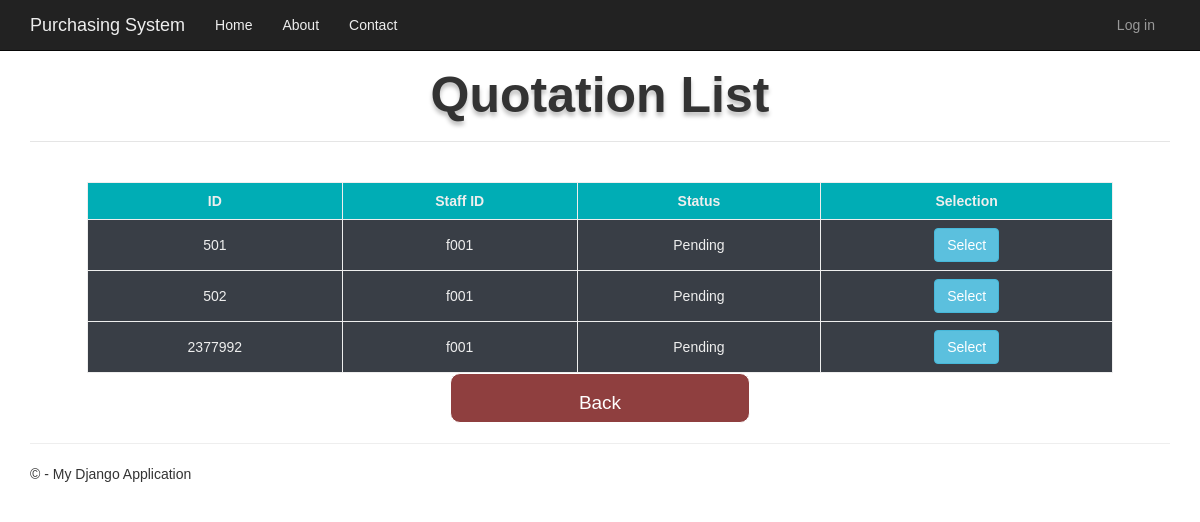
Before: /quotationList with the older database file.
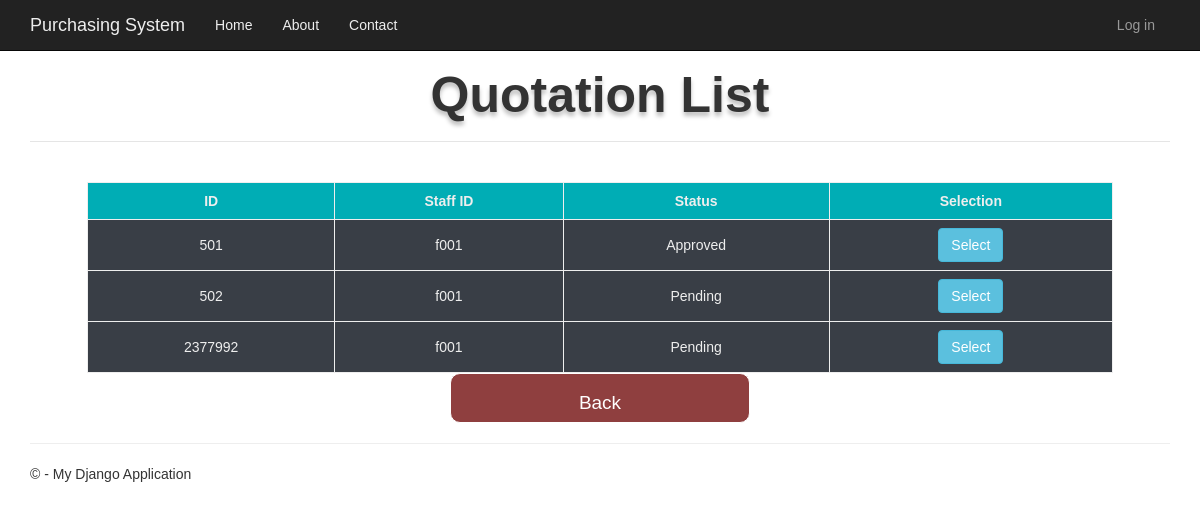
After: the same page with the newer database file.
### app/models.py (models this page shows, shortened)
class Quotation(models.Model):
    quotationID = models.CharField(primary_key=True, max_length=10)
    staffID = models.ForeignKey(Staff,default=None, on_delete=models.CASCADE, null=True)
    vendorID = models.ForeignKey(Vendor,default=None, on_delete=models.CASCADE,null=True)
    totalPrice = models.FloatField(default=None, null=True)
    validityDate = models.DateField()
    qtyProvided = models.IntegerField(default=None, null=True)
    quotationStatus = models.CharField(max_length=20, default="Pending")
    selected = models.BooleanField(default=False)

class Staff(models.Model):
    staffID = models.CharField(primary_key=True, max_length=10)
    password = models.CharField(max_length=5, null=True)
    def __str__(self):
        return str(self.staffID)

### submitQuotation/views.py (the view)
# urls.py: re_path(r'^quotationList$', quoList_views.quotationList, name='quotation_list'),
def quotationList(request):
    quoList = Quotation.objects.all()
    context = {
        'title': 'Quotation List' ,
        'quoList' : quoList,
    }
    return render(request, 'submitQuotation/quotationList.html', context)

### submitQuotation/templates/submitQuotation/quotationList.html (shortened to what this page needs)
{% extends "app/layout.html" %}
{% block content %}
<!DOCTYPE html>
<html lang="en">
<head>
</head>
<center>
    <body>
        <div>
            <legend
                style="padding: 10px;text-shadow: 0px 4px 4px rgba(0, 0, 0, 0.25);font-weight: 600;font-style: normal;font-family: Arial;margin: 0px;font-size: 50px;">
                Quotation List</legend>
            <br><br>
            <table>
                <tr>
                    <th>ID</th>
                    <th>Staff ID</th>
                    <th>Status</th>
                    <th>Selection</th>
                </tr>
                {% for i in quoList %}
                <tr>
                    <td>{{i.quotationID}}</td>
                    <td>{{i.staffID}}</td>
                    <td>{{i.quotationStatus}}</td>
                    <td>
                        <form class='margintop' action='quotationDetail' method='POST'>
                            <button type="submit" value={{i.quotationID}} name=quotationID class="btn btn-info">
                                Select</button>
                        </form>
                    </td>
                </tr>
                {% endfor %}
            </table>
            <button type="button" class="button"
                style="width:300px;height:50px;text-align:center;background-color: #8F3F3F">
                <a style="color: white; text-decoration: none;" href="{% url 'menu' %}">
                    Back
                </a>
            </button>
        </div>
    </body>
</center>
</html>
{% endblock %}

Changed rows visible on the page:
changed Quotation id 501: quotationStatus "Pending" → "Approved"
